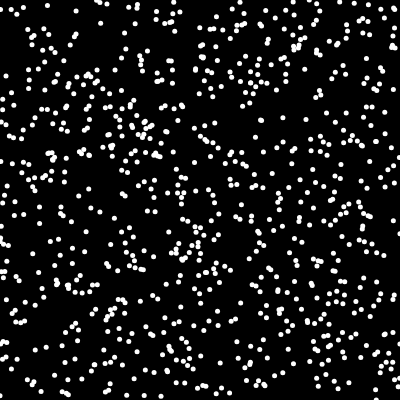
Frame 1 (no input)
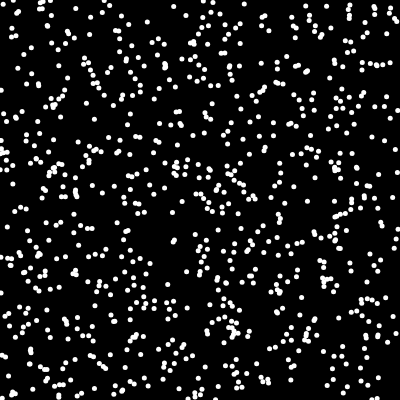
Frame 60 (no input)
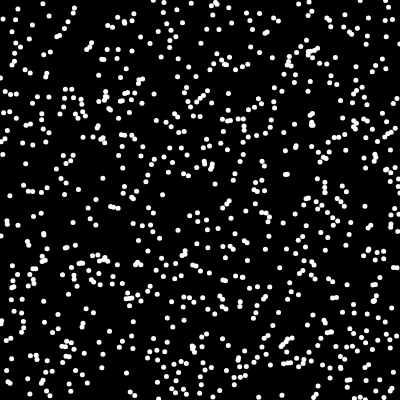
Frame 120 (the mouse pressed at the canvas centre since frame 60)

The p5.js sketch that drew these frames (run headless with seeded random() and noise() and a simulated clock; from frame 60 on, the mouse is pressed at the canvas centre):

// p5.js sketch
// ── sketch.js
var stars = [];

function setup() {
  createCanvas(400,400);
  for (var i = 0; i < 800; i++) {
    stars[i] = new Star();
  }
}

function draw() {
  background(0);
  for (var i = 0; i < stars.length; i++) {
    stars[i].update();
    stars[i].show();
  }
}
// ── Star.js
function Star() {

    this.x = random(0, width);
    this.y = random(0, height);
    this.z = random(0, width);
    this.update = function() {

    this.x = random(0, width);
    this.y = random(0, height);
    this.z = random(width);

    }
    this.show = function() {
    fill(255);
    noStroke();
    var r = 5;
    ellipse(this.x, this.y, r, r);
    
  }
}
